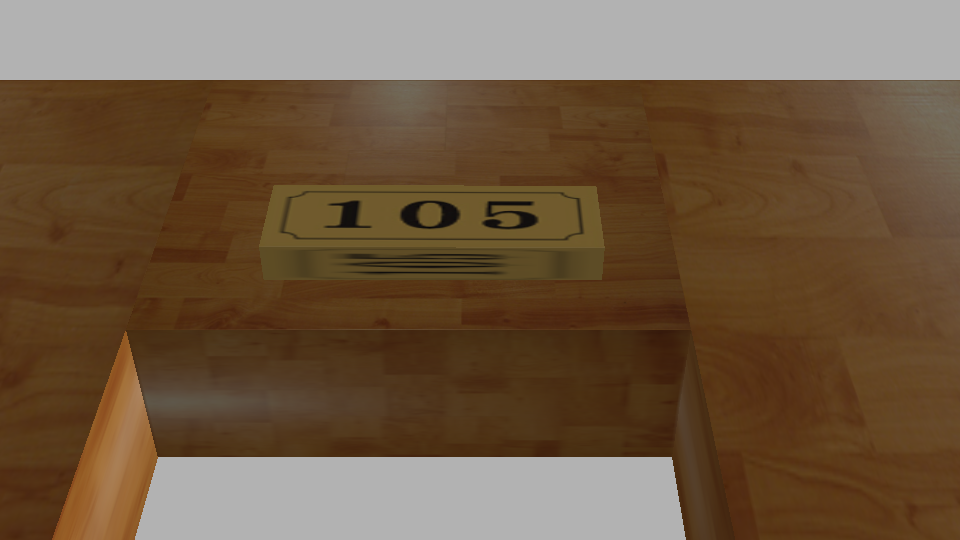
#> input picture data/105-1.png, 960 x 540 px
$ python -i yolo_detect.py   (imports and definitions only)
#> lines starting #> are read from the running program, lines starting #| are printed output that depends on the picture; after the words box and inside, x2 and y2 are one past the last pixel; in counts of white or black regions, pixels touching at a corner belong together
#> further down, picture is the input picture: shape (540, 960, 3); mean B, G, R 66.5, 89.6, 112.1
from PIL import Image, ImageDraw
from ultralytics import YOLO
import cv2
import numpy as np

def get_rois(img):
    gray = cv2.cvtColor(img, cv2.COLOR_BGR2GRAY)
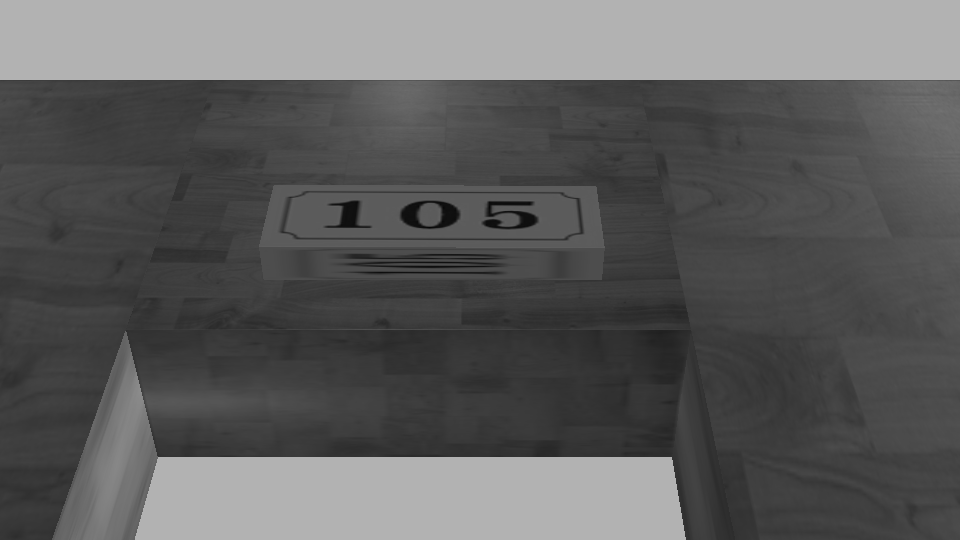
#> gray: shape (540, 960); min 5, max 178, mean 93.7
    blur = cv2.GaussianBlur(gray, (5, 5), 0)
    edges = cv2.Canny(blur, 50, 150)
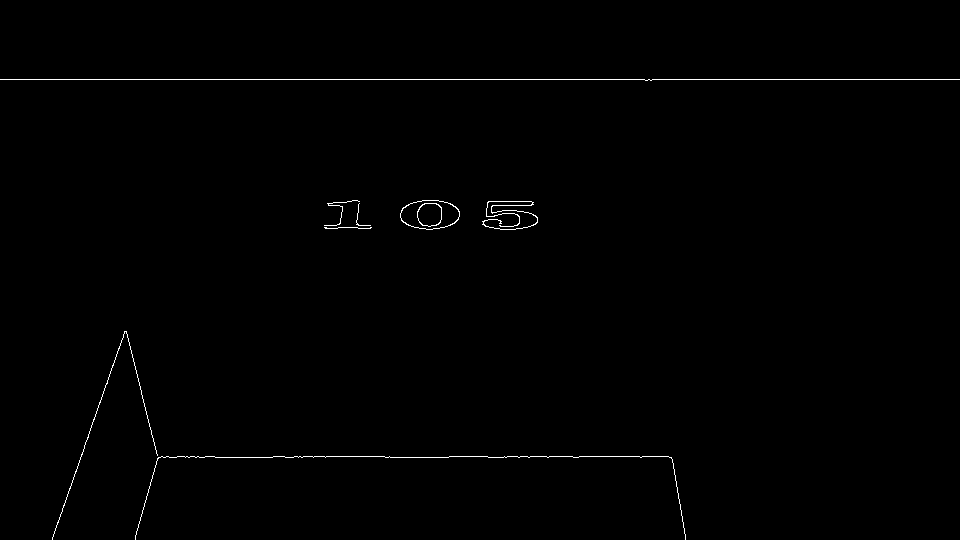
#> edges: shape (540, 960); 0.53% white in thin lines or dots, all inside (x1, y1, x2, y2) = (0, 79, 960, 540)
    contours, _ = cv2.findContours(edges, cv2.RETR_EXTERNAL, cv2.CHAIN_APPROX_SIMPLE)
#> contours = 8 contours, 6 with area under 20; largest, box (x1, y1, x2, y2) and area: (400, 200, 460, 230) 1354, (482, 201, 538, 230) 29

    rois = []
    # 利用边缘和轮廓检测数字区域
    for cnt in contours:
        x, y, w, h = cv2.boundingRect(cnt)
        # 简单筛选可能的数字区域（可根据实际情况调整阈值）
        if w*h > 500 and w*h < 5000 and h < 70 and w < 100:
            rois.append((x, y, w, h))
#> this loop made 8 passes
#> (x, y, w, h) on passes 1 to 8: (135, 456, 551, 84), (52, 331, 106, 209), (324, 227, 48, 2), (356, 203, 15, 23), (482, 201, 56, 29), (400, 200, 60, 30), (324, 200, 36, 26), (0, 79, 960, 2)
#> after the loop, rois = [(482, 201, 56, 29), (400, 200, 60, 30), (324, 200, 36, 26)]
    rois.sort(key=lambda r: r[0])  # 按x坐标排序

    #找到最近的3个框并合并为一个大框
    if len(rois) >= 3:
        x = min(r[0] for r in rois[:3])
#> x = 324
        y = min(r[1] for r in rois[:3])
#> y = 200
        w = max(r[0] + r[2] for r in rois[:3]) - x
#> w = 214
        h = max(r[1] + r[3] for r in rois[:3]) - y
#> h = 30
        digit_roi = np.array([[x-5,y-5], [x+w+5, y-5], [x+w+5, y+h+5], [x-5, y+h+5]], dtype=np.float32)
#> digit_roi = [[319, 195], [543, 195], [543, 235], [319, 235]]
    else:
        return None

    return digit_roi

# [77 lines left out: functions warp_perspective_by_corners, iou, process_image, not called in this run]


# [6 lines not run here, left out]

    # [59 lines of commented-out code are left out]

>>> import cv2
>>> picture = cv2.imread('../../data/105-1.png')
>>> result = get_rois(picture)
#> result = [[319, 195], [543, 195], [543, 235], [319, 235]]

$ run again, on data/101-1.png
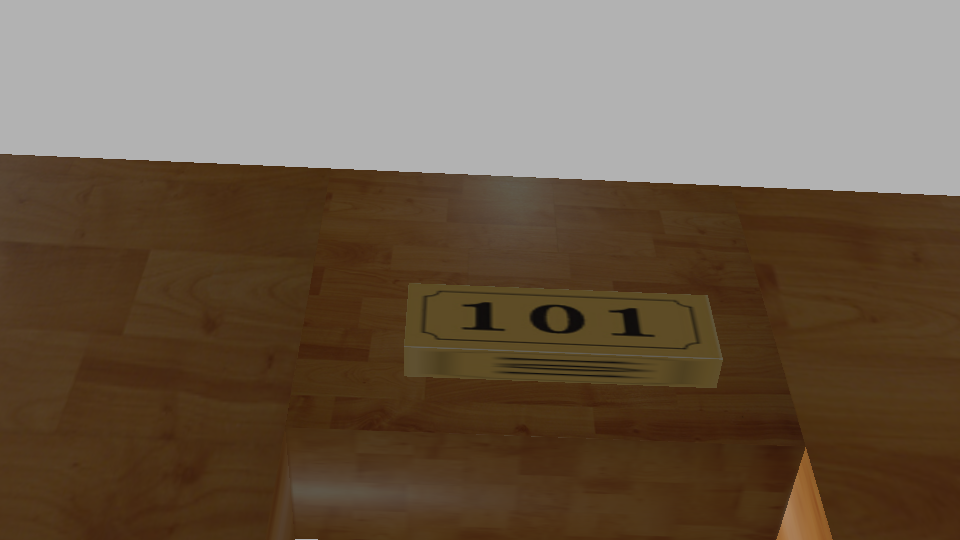
#> input picture data/101-1.png, 960 x 540 px
#> picture is the input picture: shape (540, 960, 3); mean B, G, R 75.4, 93.3, 110.4
#> in get_rois, `gray = cv2.cvtColor(img, cv2.COLOR_BGR2GRAY)`:
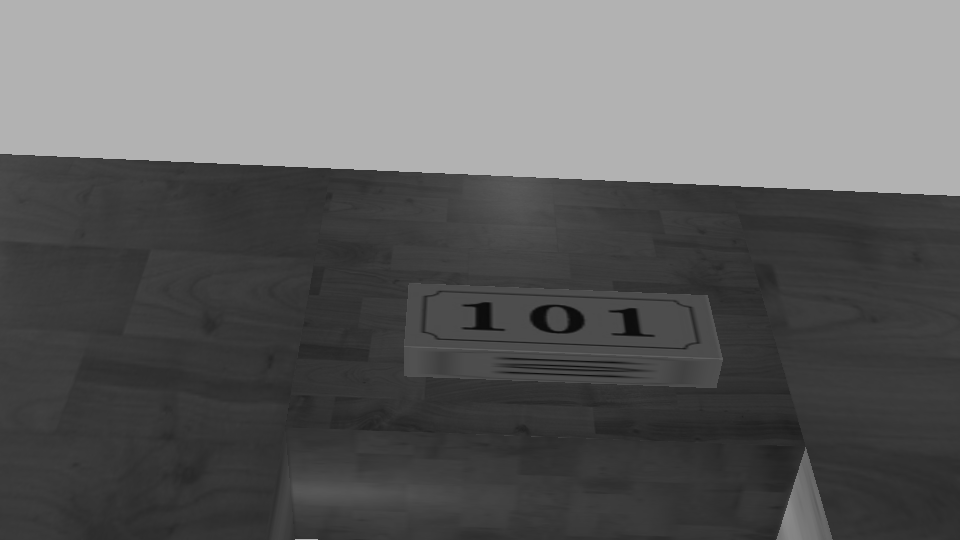
#> gray: shape (540, 960); min 8, max 178, mean 96.4
#> in get_rois, `edges = cv2.Canny(blur, 50, 150)`:
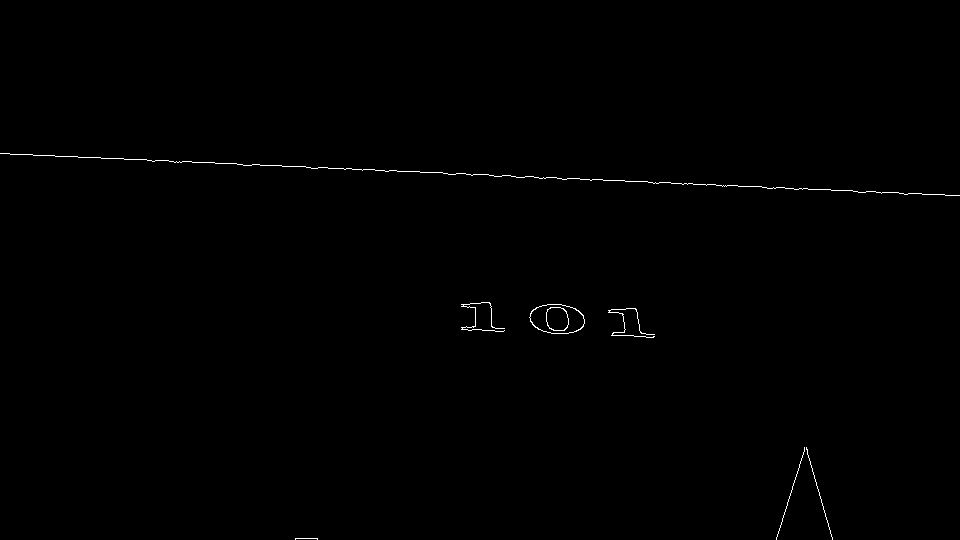
#> edges: shape (540, 960); 0.33% white in thin lines or dots, all inside (x1, y1, x2, y2) = (0, 153, 960, 540)
#> contours = 7 contours, 6 with area under 20; largest, box (x1, y1, x2, y2) and area: (529, 304, 585, 334) 1274
#> the loop in get_rois, `for cnt in contours:` made 7 passes
#> (x, y, w, h) on passes 1 to 7: (295, 538, 23, 2), (806, 447, 27, 93), (776, 447, 29, 93), (608, 308, 47, 30), (529, 304, 56, 30), (461, 302, 44, 30), (0, 153, 960, 43)
#> after the loop in get_rois, `for cnt in contours:`: rois = [(608, 308, 47, 30), (529, 304, 56, 30), (461, 302, 44, 30)]
#> in get_rois, `x = min(r[0] for r in rois[:3])`: x = 461
#> in get_rois, `y = min(r[1] for r in rois[:3])`: y = 302
#> in get_rois, `w = max(r[0] + r[2] for r in rois[:3]) - x`: w = 194
#> in get_rois, `h = max(r[1] + r[3] for r in rois[:3]) - y`: h = 36
#> digit_roi = [[456, 297], [660, 297], [660, 343], [456, 343]]

$ run again, on data/102-1.png
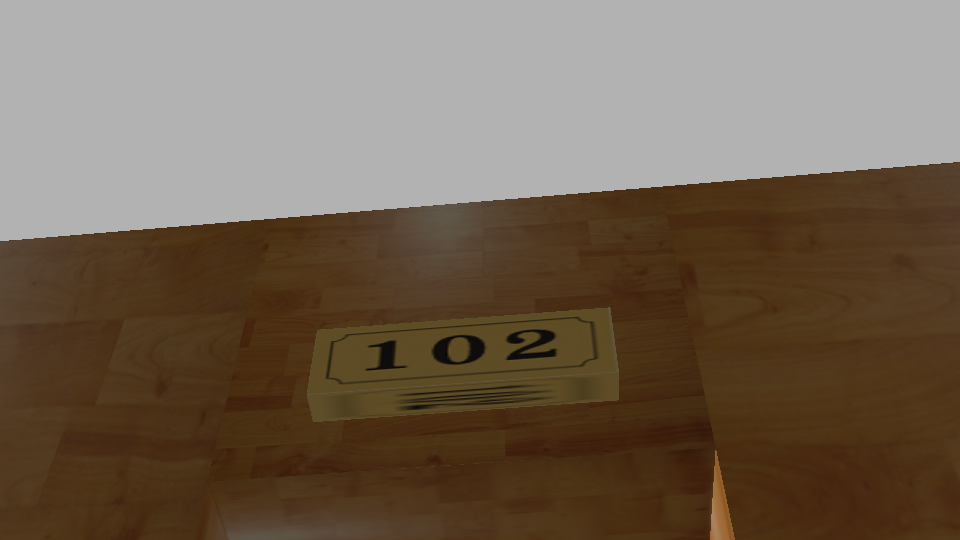
#> input picture data/102-1.png, 960 x 540 px
#> picture is the input picture: shape (540, 960, 3); mean B, G, R 83.1, 99.5, 115.3
#> in get_rois, `gray = cv2.cvtColor(img, cv2.COLOR_BGR2GRAY)`:
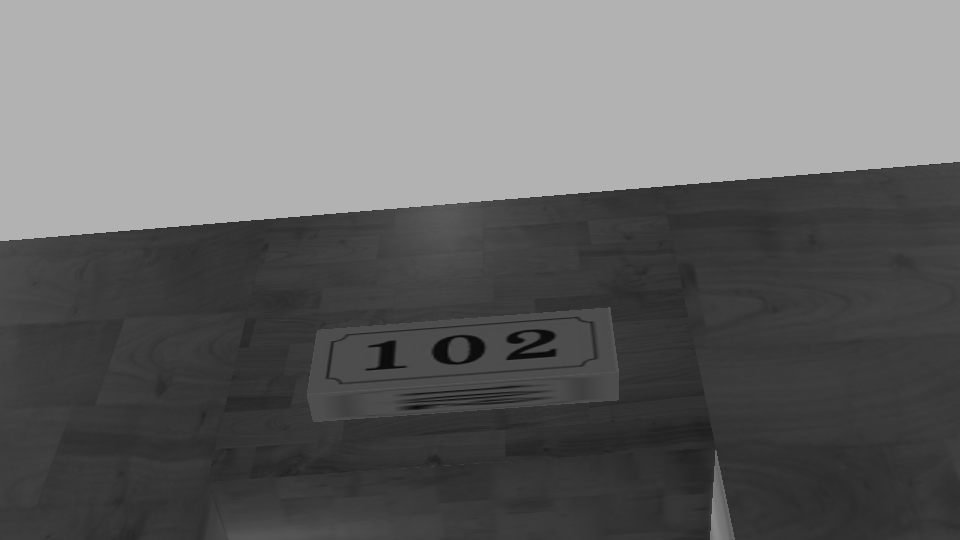
#> gray: shape (540, 960); min 4, max 178, mean 102.4
#> in get_rois, `edges = cv2.Canny(blur, 50, 150)`:
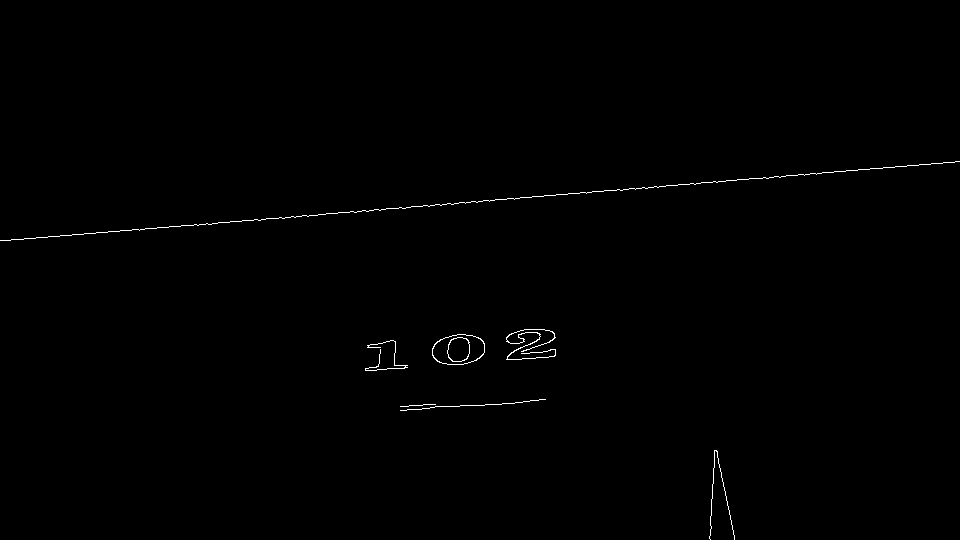
#> edges: shape (540, 960); 0.39% white in thin lines or dots, all inside (x1, y1, x2, y2) = (0, 161, 960, 540)
#> contours = 7 contours, 5 with area under 20; largest, box (x1, y1, x2, y2) and area: (432, 334, 485, 365) 1262, (506, 329, 556, 360) 42
#> the loop in get_rois, `for cnt in contours:` made 7 passes
#> (x, y, w, h) on passes 1 to 7: (709, 450, 26, 90), (400, 404, 36, 3), (400, 399, 146, 12), (365, 340, 43, 31), (432, 334, 53, 31), (506, 329, 50, 31), (0, 161, 960, 80)
#> after the loop in get_rois, `for cnt in contours:`: rois = [(365, 340, 43, 31), (432, 334, 53, 31), (506, 329, 50, 31)]
#> in get_rois, `x = min(r[0] for r in rois[:3])`: x = 365
#> in get_rois, `y = min(r[1] for r in rois[:3])`: y = 329
#> in get_rois, `w = max(r[0] + r[2] for r in rois[:3]) - x`: w = 191
#> in get_rois, `h = max(r[1] + r[3] for r in rois[:3]) - y`: h = 42
#> digit_roi = [[360, 324], [561, 324], [561, 376], [360, 376]]

$ run again, on data/103-1.png
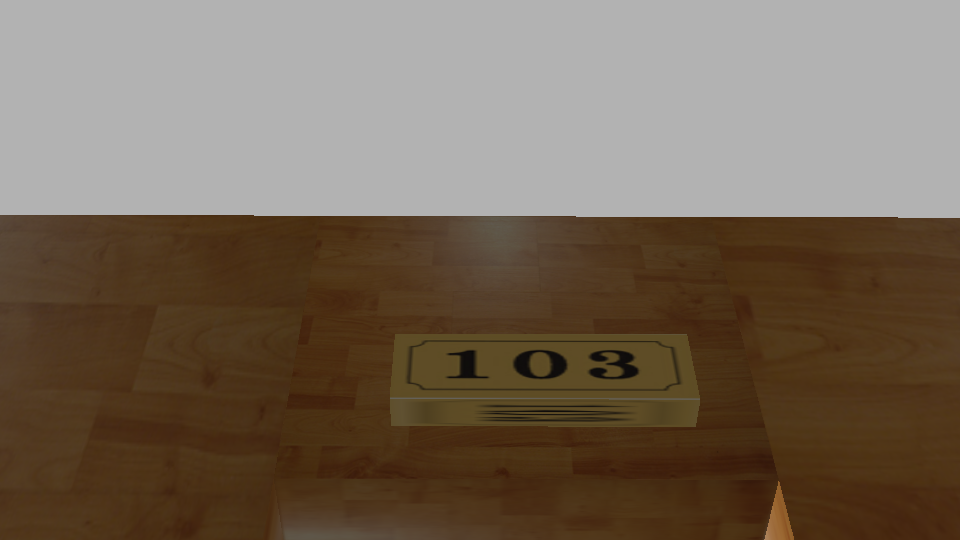
#> input picture data/103-1.png, 960 x 540 px
#> picture is the input picture: shape (540, 960, 3); mean B, G, R 87.2, 103, 118
#> in get_rois, `gray = cv2.cvtColor(img, cv2.COLOR_BGR2GRAY)`:
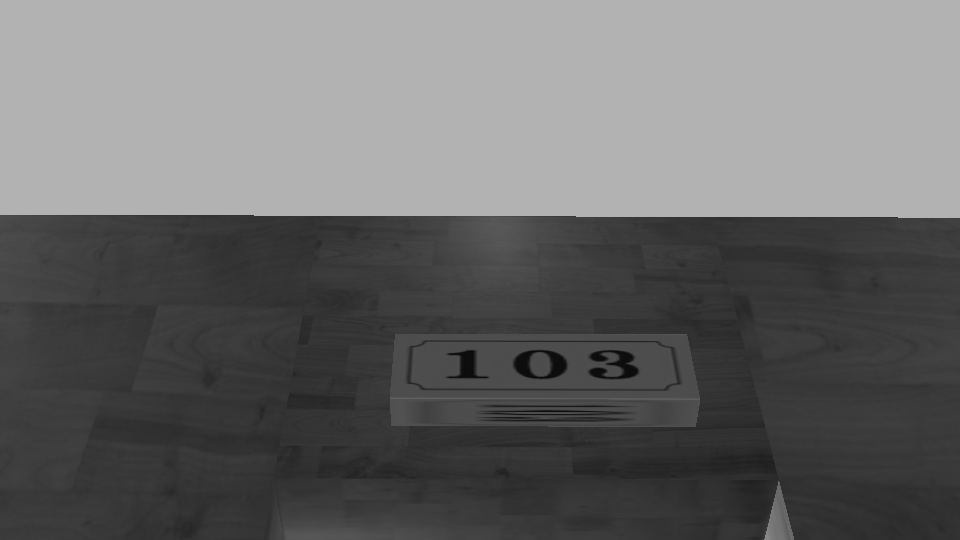
#> gray: shape (540, 960); min 7, max 178, mean 105.7
#> in get_rois, `edges = cv2.Canny(blur, 50, 150)`:
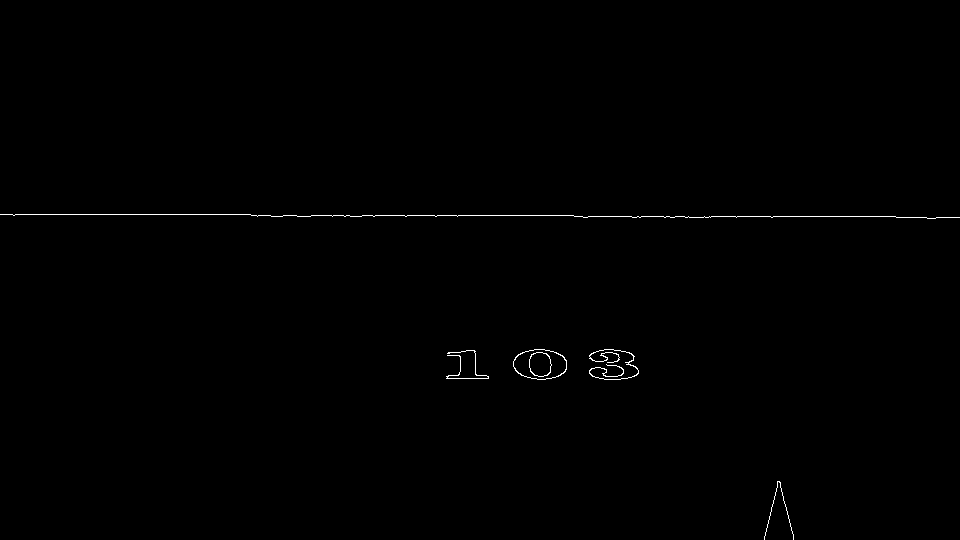
#> edges: shape (540, 960); 0.34% white in thin lines or dots, all inside (x1, y1, x2, y2) = (0, 214, 960, 540)
#> contours = 5 contours, 3 with area under 20; largest, box (x1, y1, x2, y2) and area: (513, 349, 567, 380) 1266, (589, 349, 639, 380) 50
#> the loop in get_rois, `for cnt in contours:` made 5 passes
#> (x, y, w, h) on passes 1 to 5: (764, 481, 30, 59), (446, 350, 43, 29), (589, 349, 50, 31), (513, 349, 54, 31), (0, 214, 960, 5)
#> after the loop in get_rois, `for cnt in contours:`: rois = [(764, 481, 30, 59), (446, 350, 43, 29), (589, 349, 50, 31), (513, 349, 54, 31)]
#> in get_rois, `x = min(r[0] for r in rois[:3])`: x = 446
#> in get_rois, `y = min(r[1] for r in rois[:3])`: y = 349
#> in get_rois, `w = max(r[0] + r[2] for r in rois[:3]) - x`: w = 193
#> in get_rois, `h = max(r[1] + r[3] for r in rois[:3]) - y`: h = 31
#> digit_roi = [[441, 344], [644, 344], [644, 385], [441, 385]]
